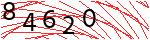
#> input picture labs/WebScrape/c2.jpg, 150 x 40 px, found by its file name
$ python basic_captcha_solver.py
#> lines starting #> are read from the running program, lines starting #| are printed output that depends on the picture; after the words box and inside, x2 and y2 are one past the last pixel; in counts of white or black regions, pixels touching at a corner belong together
from PIL import Image
import pytesseract

import numpy as np
import cv2

_image = 'res/c2.jpg'
tesseract_path = 'res/Tesseract-OCR/tesseract.exe'


def basic_captcha_solver(img_path):

#> called with img_path = 'res/c2.jpg'
    img = cv2.imread(img_path)
#> img is the input picture: shape (40, 150, 3); mean B, G, R 196.7, 196.6, 220.1

    # Convert the image to grayscale
    gray = cv2.cvtColor(img, cv2.COLOR_BGR2GRAY)
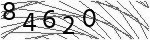
#> gray: shape (40, 150); min 0, max 255, mean 203.7

    # Threshold the grayscale image to get only black pixels
    _, thresh = cv2.threshold(gray, 50, 255, cv2.THRESH_BINARY_INV)
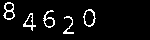
#> thresh: shape (40, 150); 6% white in thin lines or dots, all inside (x1, y1, x2, y2) = (3, 2, 96, 34)

    # Create a 3-channel image with white pixels where threshold is 255
    white_img = cv2.merge([255 - thresh, 255 - thresh, 255 - thresh])

    # Output the resulting image
    cv2.imwrite('res/output_image.jpg', white_img)

    # Solve CAPTCHA from output image
    image = Image.open('res/output_image.jpg')
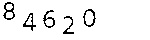
#> image: PIL image 150x40 RGB; min 0, max 255, mean 239.4
    captcha_text = pytesseract.image_to_string(image)

    return captcha_text.strip()


print(basic_captcha_solver(_image))
#> (the call stopped at in basic_captcha_solver, `captcha_text = pytesseract.image_to_string(image)`: pytesseract is not available in this run)

$ run again, with labs/WebScrape/c3.jpg copied over labs/WebScrape/c2.jpg
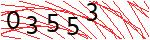
#> input picture labs/WebScrape/c3.jpg, 150 x 40 px, found by its file name
#> in basic_captcha_solver, img is the input picture: shape (40, 150, 3); mean B, G, R 199.5, 199.2, 222.5
#> in basic_captcha_solver, `_, thresh = cv2.threshold(gray, 50, 255, cv2.THRESH_BINARY_INV)`:
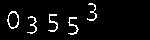
#> thresh: shape (40, 150); 5.1% white in thin lines or dots, all inside (x1, y1, x2, y2) = (7, 3, 97, 35)
#> in basic_captcha_solver, `image = Image.open('res/output_image.jpg')`:
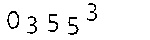
#> image: PIL image 150x40 RGB; min 0, max 255, mean 241.9

$ run again, with labs/WebScrape/c7.jpg copied over labs/WebScrape/c2.jpg
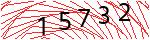
#> input picture labs/WebScrape/c7.jpg, 150 x 40 px, found by its file name
#> in basic_captcha_solver, img is the input picture: shape (40, 150, 3); mean B, G, R 198.2, 197.8, 222.6
#> in basic_captcha_solver, `_, thresh = cv2.threshold(gray, 50, 255, cv2.THRESH_BINARY_INV)`:
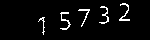
#> thresh: shape (40, 150); 4.3% white in thin lines or dots, all inside (x1, y1, x2, y2) = (38, 3, 130, 35)
#> in basic_captcha_solver, `image = Image.open('res/output_image.jpg')`:
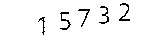
#> image: PIL image 150x40 RGB; min 0, max 255, mean 243.8
